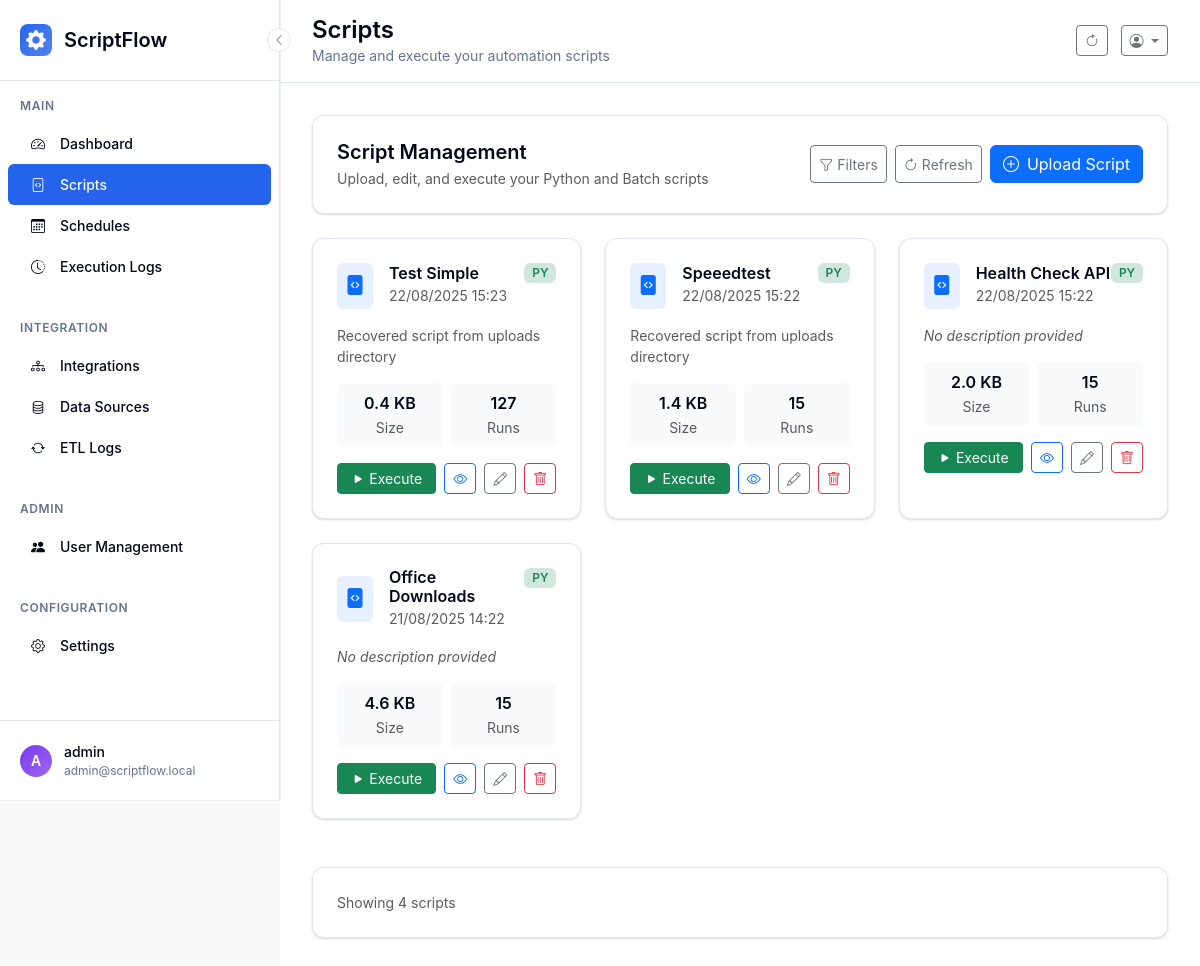
/scripts/ (signed in), run on the app's committed database.
### scriptflow.py (models this page shows, shortened)
class User(UserMixin, db.Model):
    __tablename__ = 'users'
    id = db.Column(db.Integer, primary_key=True)
    username = db.Column(db.String(80), unique=True, nullable=False)
    email = db.Column(db.String(120), unique=True, nullable=False)
    password_hash = db.Column(db.String(255), nullable=False)
    is_admin = db.Column(db.Boolean, default=False, nullable=False)
    can_view_all_data = db.Column(db.Boolean, default=False, nullable=False)
    created_at = db.Column(db.DateTime, default=datetime.now)
    last_login = db.Column(db.DateTime)

class Script(db.Model):
    __tablename__ = 'scripts'
    id = db.Column(db.Integer, primary_key=True)
    name = db.Column(db.String(100), nullable=False)
    description = db.Column(db.Text)
    filename = db.Column(db.String(255), nullable=False)
    file_path = db.Column(db.String(500), nullable=False)
    script_type = db.Column(db.String(10), nullable=False)  # 'py' or 'bat'
    file_size = db.Column(db.Integer)
    created_at = db.Column(db.DateTime, default=datetime.now)
    updated_at = db.Column(db.DateTime, default=datetime.now, onupdate=datetime.now)
    is_active = db.Column(db.Boolean, default=True)
    user_id = db.Column(db.Integer, db.ForeignKey('users.id'), nullable=False)

### app/controllers/scripts.py (the view, shortened to what this page needs)
    @scripts_bp.route('/')
    @login_required
    def list_scripts():
        search = request.args.get('search', '').strip()
        script_type = request.args.get('type', '')
        size_filter = request.args.get('size', '')
        date_filter = request.args.get('date', '')
        sort_by = request.args.get('sort', 'updated')
        scripts_query = Script.query.filter_by(is_active=True)
        query = apply_user_data_filter(scripts_query)
        if search:
            query = query.filter(Script.name.contains(search))
        if script_type and script_type in ['py', 'bat']:
            query = query.filter_by(script_type=script_type)
        if sort_by == 'name':
            query = query.order_by(Script.name.asc())
        elif sort_by == 'size':
            query = query.order_by(Script.file_size.desc())
        elif sort_by == 'executions':
            query = query.outerjoin(Execution).group_by(Script.id).order_by(func.count(Execution.id).desc())
        else:  # default to 'updated'
            query = query.order_by(Script.updated_at.desc())
        user_scripts = query.all()
        return render_template('scripts.html',
                             scripts=user_scripts,
                             search=search,
                             script_type=script_type,
                             size_filter=size_filter,
                             date_filter=date_filter,
                             sort_by=sort_by)

### templates/scripts.html (shortened to what this page needs)
{% extends "base.html" %}
{% block page_title %}Scripts{% endblock %}
{% block page_subtitle %}Manage and execute your automation scripts{% endblock %}
{% block content %}
<div class="row mb-4">
    <div class="col-12">
        <div class="modern-card">
            <div class="d-flex justify-content-between align-items-center">
                <div>
                    <h5 class="mb-1 fw-semibold">Script Management</h5>
                    <p class="text-muted mb-0 small">Upload, edit, and execute your Python and Batch scripts</p>
                </div>
                <div class="d-flex gap-2">
                    <button class="btn btn-outline-secondary btn-sm" onclick="toggleFilters()">
                        <i class="bi bi-funnel me-1"></i>Filters
                    </button>
                    <button class="btn btn-outline-secondary btn-sm" onclick="refreshScripts()">
                        <i class="bi bi-arrow-clockwise me-1"></i>Refresh
                    </button>
                    <a href="{{ url_for('scripts.upload_script') }}" class="btn btn-primary">
                        <i class="bi bi-plus-circle me-2"></i>Upload Script
                    </a>
                </div>
            </div>
        </div>
    </div>
</div>
{% if scripts %}
<div class="row">
    {% for script in scripts %}
    <div class="col-lg-4 col-md-6 mb-4">
        <div class="modern-card h-100">
            <div class="d-flex justify-content-between align-items-start mb-3">
                <div class="d-flex align-items-center">
                    <div class="bg-primary bg-opacity-10 p-2 rounded me-3">
                        <i class="bi bi-file-code-fill text-primary fs-5"></i>
                    </div>
                    <div>
                        <h6 class="mb-0 fw-semibold">{{ script.name }}</h6>
                        <small class="text-muted">{{ script.updated_at.strftime('%d/%m/%Y %H:%M') }}</small>
                    </div>
                </div>
                <span class="badge bg-{{ 'success' if script.script_type == 'py' else 'info' }}-subtle text-{{ 'success' if script.script_type == 'py' else 'info' }}">
                    {{ script.script_type.upper() }}
                </span>
            </div>
            {% if script.description %}
            <p class="text-muted small mb-3">{{ script.description[:100] }}{% if script.description|length > 100 %}...{% endif %}</p>
            {% else %}
            <p class="text-muted small mb-3 fst-italic">No description provided</p>
            {% endif %}
            <div class="row g-2 mb-3">
                <div class="col-6">
                    <div class="text-center p-2 bg-light rounded">
                        <div class="fw-semibold">{{ (script.file_size / 1024) | round(1) if script.file_size else 0 }} KB</div>
                        <small class="text-muted">Size</small>
                    </div>
                </div>
                <div class="col-6">
                    <div class="text-center p-2 bg-light rounded">
                        <div class="fw-semibold">{{ script.executions | length if script.executions else 0 }}</div>
                        <small class="text-muted">Runs</small>
                    </div>
                </div>
            </div>
            <div class="d-flex gap-2 mt-auto">
                <form method="POST" action="{{ url_for('scripts.execute_script', script_id=script.id) }}" class="flex-fill">
                    <button type="submit" class="btn btn-success btn-sm w-100">
                        <i class="bi bi-play-fill me-1"></i>Execute
                    </button>
                </form>
                <a href="{{ url_for('scripts.view_script', script_id=script.id) }}" class="btn btn-outline-primary btn-sm">
                    <i class="bi bi-eye"></i>
                </a>
                <a href="{{ url_for('scripts.edit_script', script_id=script.id) }}" class="btn btn-outline-secondary btn-sm">
                    <i class="bi bi-pencil"></i>
                </a>
                <button class="btn btn-outline-danger btn-sm" onclick="confirmDelete('{{ script.id }}', '{{ script.name }}')">
                    <i class="bi bi-trash"></i>
                </button>
            </div>
        </div>
    </div>
    {% endfor %}
</div>
<div class="row mt-4">
    <div class="col-12">
        <div class="modern-card">
            <div class="d-flex justify-content-between align-items-center">
                <div class="text-muted small">
                    Showing {{ scripts|length }} script{{ 's' if scripts|length != 1 else '' }}
                </div>
            </div>
        </div>
    </div>
</div>
{% endif %}
{% endblock %}

### templates/base.html (shortened to what this page needs)
<!DOCTYPE html>
<html lang="en">
<head>
    <link href="https://cdn.jsdelivr.net/npm/bootstrap@5.3.2/dist/css/bootstrap.min.css" rel="stylesheet">
    <link href="https://cdn.jsdelivr.net/npm/bootstrap-icons@1.11.0/font/bootstrap-icons.css" rel="stylesheet">
</head>
<body>
    <aside class="modern-sidebar" id="sidebar">
        <button class="sidebar-toggle" onclick="toggleSidebar()">
            <i class="bi bi-chevron-left"></i>
        </button>
        <div class="sidebar-header">
            <div class="sidebar-logo">
                <i class="bi bi-gear-fill"></i>
            </div>
            <div class="sidebar-title">ScriptFlow</div>
        </div>
        <nav class="sidebar-nav">
            <div class="nav-section">
                <div class="nav-section-title">Main</div>
                <a href="{{ url_for('main.dashboard') }}" class="nav-item{% if request.endpoint == 'main.dashboard' %} active{% endif %}">
                    <div class="nav-icon">
                        <i class="bi bi-speedometer2"></i>
                    </div>
                    <span class="nav-text">Dashboard</span>
                </a>
                <a href="{{ url_for('scripts.list_scripts') }}" class="nav-item{% if request.endpoint in ['scripts.list_scripts', 'scripts.upload_script', 'scripts.edit_script', 'scripts.view_script'] %} active{% endif %}">
                    <div class="nav-icon">
                        <i class="bi bi-file-code"></i>
                    </div>
                    <span class="nav-text">Scripts</span>
                </a>
                <a href="{{ url_for('schedules.list_schedules') }}" class="nav-item{% if request.endpoint in ['schedules.list_schedules', 'schedules.create_schedule', 'schedules.edit_schedule'] %} active{% endif %}">
                    <div class="nav-icon">
                        <i class="bi bi-calendar3"></i>
                    </div>
                    <span class="nav-text">Schedules</span>
                </a>
                <a href="{{ url_for('logs.list_logs') }}" class="nav-item{% if request.endpoint in ['logs.list_logs', 'logs.view_execution'] %} active{% endif %}">
                    <div class="nav-icon">
                        <i class="bi bi-clock-history"></i>
                    </div>
                    <span class="nav-text">Execution Logs</span>
                </a>
            </div>
            <div class="nav-section">
                <div class="nav-section-title">Integration</div>
                <a href="{{ url_for('integrations.list_integrations') }}" class="nav-item">
                    <div class="nav-icon">
                        <i class="bi bi-diagram-3"></i>
                    </div>
                    <span class="nav-text">Integrations</span>
                </a>
                <a href="{{ url_for('datasources.list_datasources') }}" class="nav-item{% if request.endpoint and 'datasources' in request.endpoint %} active{% endif %}">
                    <div class="nav-icon">
                        <i class="bi bi-database"></i>
                    </div>
                    <span class="nav-text">Data Sources</span>
                </a>
                <a href="{{ url_for('integrations.list_executions') }}" class="nav-item{% if request.endpoint == 'integrations.list_executions' or request.endpoint == 'integrations.view_execution' %} active{% endif %}">
                    <div class="nav-icon">
                        <i class="bi bi-arrow-repeat"></i>
                    </div>
                    <span class="nav-text">ETL Logs</span>
                </a>
            </div>
            {% if current_user.is_admin %}
            <div class="nav-section">
                <div class="nav-section-title">Admin</div>
                <a href="{{ url_for('admin.manage_users') }}" class="nav-item{% if request.endpoint in ['admin.manage_users', 'admin.create_user', 'admin.edit_user'] %} active{% endif %}">
                    <div class="nav-icon">
                        <i class="bi bi-people-fill"></i>
                    </div>
                    <span class="nav-text">User Management</span>
                </a>
            </div>
            {% endif %}
            <div class="nav-section">
                <div class="nav-section-title">Configuration</div>
                <a href="{{ url_for('main.settings') }}" class="nav-item{% if request.endpoint in ['main.settings', 'main.python_settings', 'main.terminal'] %} active{% endif %}">
                    <div class="nav-icon">
                        <i class="bi bi-gear"></i>
                    </div>
                    <span class="nav-text">Settings</span>
                </a>
            </div>
        </nav>
        <div class="sidebar-user" onclick="toggleUserMenu()">
            <div class="user-avatar">
                {{ current_user.username[0].upper() if current_user.username else 'U' }}
            </div>
            <div class="user-info">
                <div class="user-name">{{ current_user.username }}</div>
                <div class="user-email">{{ current_user.email if current_user.email else 'admin' }}</div>
            </div>
        </div>
    </aside>
    <main class="main-content" id="mainContent">
        <header class="main-header">
            <div>
                <h1 class="page-title">{% block page_title %}Dashboard{% endblock %}</h1>
                <p class="page-subtitle">{% block page_subtitle %}Welcome to ScriptFlow{% endblock %}</p>
            </div>
            <div>
                <button class="btn btn-outline-secondary btn-sm me-2" onclick="location.reload()">
                    <i class="bi bi-arrow-clockwise"></i>
                </button>
                <div class="dropdown d-inline-block">
                    <button class="btn btn-outline-secondary btn-sm dropdown-toggle" type="button" data-bs-toggle="dropdown">
                        <i class="bi bi-person-circle"></i>
                    </button>
                </div>
            </div>
        </header>
        <div class="content-area">
            {% block content %}{% endblock %}
        </div>
    </main>
</body>
</html>

### data on the page
User: username "A", username "admin", email "admin@scriptflow.local"
Script: name "Test Simple", updated_at "22/08/2025 15:23", script_type "PY", description "Recovered script from uploads directory", file_size "0.4", executions|length "127"
Script: name "Speeedtest", updated_at "22/08/2025 15:22", script_type "PY", description "Recovered script from uploads directory", file_size "1.4", executions|length "15"
Script: name "Health Check API", updated_at "22/08/2025 15:22", script_type "PY", description "No description provided", file_size "2.0", executions|length "15"
Script: name "Office Downloads", updated_at "21/08/2025 14:22", script_type "PY", description "No description provided", file_size "4.6", executions|length "15"

### other printed values
{{ scripts|length }} "4"
{{ 's' if scripts|length != 1 else '' }} "s"
